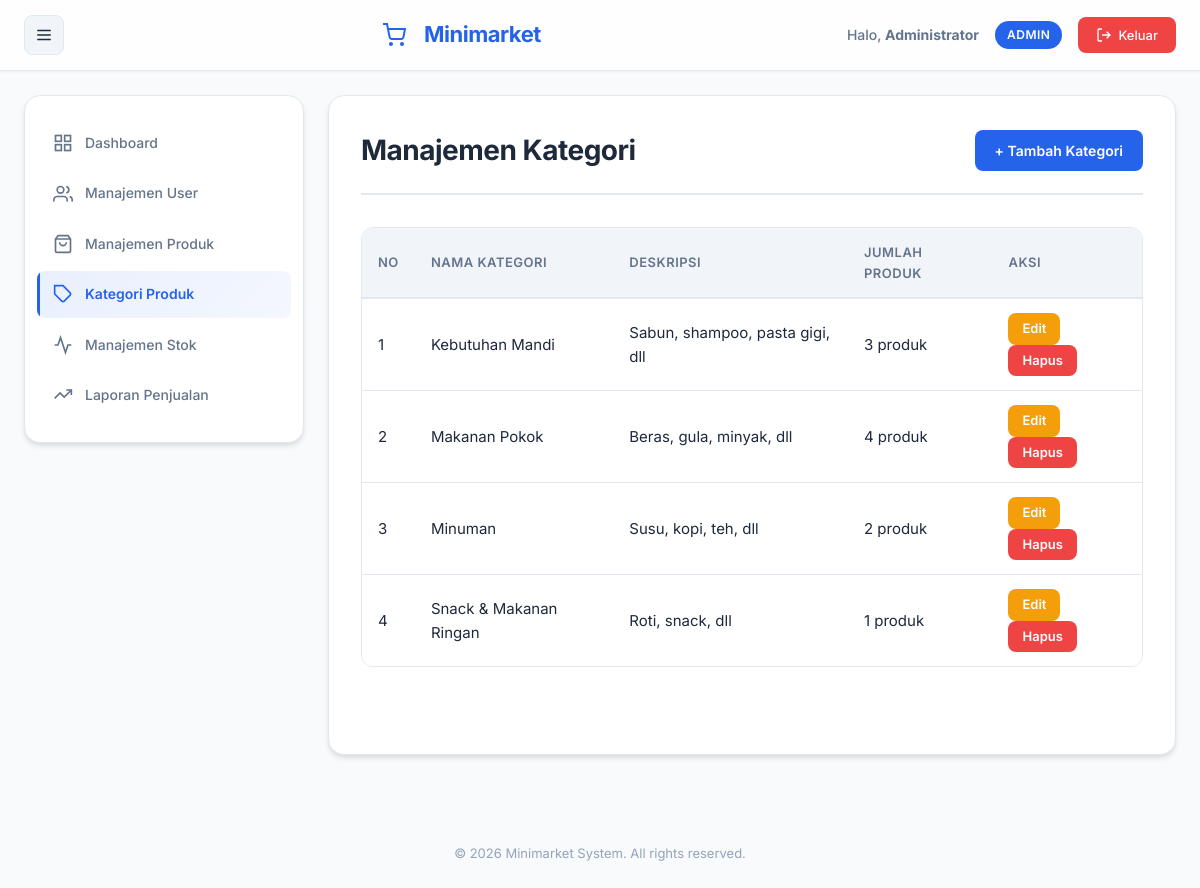
The app's page /admin/kategori.php (signed in) with its own data.
### tables this page shows
CREATE TABLE IF NOT EXISTS kategori (
    id INT AUTO_INCREMENT PRIMARY KEY,
    nama VARCHAR(100) NOT NULL UNIQUE,
    deskripsi TEXT,
    created_at TIMESTAMP DEFAULT CURRENT_TIMESTAMP
);

### admin/kategori.php (the view, shortened to what this page needs)
<?php
require_once '../includes/header.php';
$query = mysqli_query($koneksi, "SELECT k.*, COUNT(p.id) as jumlah_produk FROM kategori k LEFT JOIN produk p ON k.id = p.kategori_id GROUP BY k.id ORDER BY k.nama");
?>
            <div class="page-header">
                <h2>Manajemen Kategori</h2>
                <a href="kategori_tambah.php" class="btn btn-primary">+ Tambah Kategori</a>
            </div>
            <div class="table-container">
                <table class="data-table">
                    <thead>
                        <tr>
                            <th>No</th>
                            <th>Nama Kategori</th>
                            <th>Deskripsi</th>
                            <th>Jumlah Produk</th>
                            <th>Aksi</th>
                        </tr>
                    </thead>
                    <tbody>
                        <?php
                        $no = 1;
                        while ($row = mysqli_fetch_assoc($query)):
                        ?>
                        <tr>
                            <td><?php echo $no++; ?></td>
                            <td><?php echo htmlspecialchars($row['nama']); ?></td>
                            <td><?php echo htmlspecialchars($row['deskripsi'] ?? '-'); ?></td>
                            <td><?php echo $row['jumlah_produk']; ?> produk</td>
                            <td>
                                <a href="kategori_edit.php?id=<?php echo $row['id']; ?>" class="btn btn-sm btn-warning">Edit</a>
                                <a href="kategori_hapus.php?id=<?php echo $row['id']; ?>" class="btn btn-sm btn-danger" onclick="return confirm('Yakin ingin menghapus kategori ini?');">Hapus</a>
                            </td>
                        </tr>
                        <?php endwhile; ?>
                    </tbody>
                </table>
            </div>
<?php require_once '../includes/footer.php'; ?>

### assets/style.css (style rules this page uses)
* { margin: 0; padding: 0; box-sizing: border-box; }
:root { --primary: #2563eb; --primary-dark: #1e40af; --primary-light: #3b82f6; --secondary: #10b981; --accent: #f59e0b; --danger: #ef4444; --warning: #f59e0b; --success: #10b981; --info: #06b6d4; --bg-primary: #f8fafc; --bg-secondary: #ffffff; --bg-tertiary: #f1f5f9; --text-primary: #1e293b; --text-secondary: #64748b; --text-light: #94a3b8; --border: #e2e8f0; --shadow-sm: 0 1px 2px 0 rgba(0, 0, 0, 0.05); --shadow: 0 4px 6px -1px rgba(0, 0, 0, 0.1), 0 2px 4px -1px rgba(0, 0, 0, 0.06); --shadow-md: 0 10px 15px -3px rgba(0, 0, 0, 0.1), 0 4px 6px -2px rgba(0, 0, 0, 0.05); --shadow-lg: 0 20px 25px -5px rgba(0, 0, 0, 0.1), 0 10px 10px -5px rgba(0, 0, 0, 0.04); --radius: 12px; --radius-sm: 8px; --radius-lg: 16px; }
body { font-family: 'Inter', -apple-system, BlinkMacSystemFont, 'Segoe UI', sans-serif; background: var(--bg-primary); color: var(--text-primary); line-height: 1.6; font-size: 15px; -webkit-font-smoothing: antialiased; -moz-osx-font-smoothing: grayscale; }
.page-header { display: flex; justify-content: space-between; align-items: center; margin-bottom: 32px; padding-bottom: 20px; border-bottom: 2px solid var(--border); }
.page-header h2 { color: var(--text-primary); font-size: 28px; font-weight: 700; letter-spacing: -0.5px; }
.btn { display: inline-flex; align-items: center; justify-content: center; gap: 8px; padding: 10px 20px; border: none; border-radius: var(--radius-sm); text-decoration: none; cursor: pointer; font-size: 14px; font-weight: 600; transition: all 0.2s ease; font-family: inherit; line-height: 1.5; }
.btn-primary { background: var(--primary); color: white; }
.btn-warning { background: var(--warning); color: white; }
.btn-danger { background: var(--danger); color: white; }
.btn-sm { padding: 6px 14px; font-size: 13px; }
.table-container { overflow-x: auto; margin-top: 20px; border-radius: var(--radius); border: 1px solid var(--border); }
.data-table { width: 100%; border-collapse: collapse; background: var(--bg-secondary); }
.data-table thead { background: var(--bg-tertiary); }
.data-table th { padding: 14px 16px; text-align: left; font-weight: 600; font-size: 13px; color: var(--text-secondary); text-transform: uppercase; letter-spacing: 0.5px; border-bottom: 2px solid var(--border); }
.data-table td { padding: 14px 16px; border-bottom: 1px solid var(--border); color: var(--text-primary); }
.data-table tbody tr { transition: background 0.2s ease; }
.data-table tbody tr:last-child td { border-bottom: none; }

### records on screen
kategori: nama "Kebutuhan Mandi", deskripsi "Sabun, shampoo, pasta gigi, dll", jumlah_produk "3"
kategori: nama "Makanan Pokok", deskripsi "Beras, gula, minyak, dll", jumlah_produk "4"
kategori: nama "Minuman", deskripsi "Susu, kopi, teh, dll", jumlah_produk "2"
kategori: nama "Snack & Makanan Ringan", deskripsi "Roti, snack, dll", jumlah_produk "1"

### other values on screen
$current_nama "Administrator"
$current_role "ADMIN"
